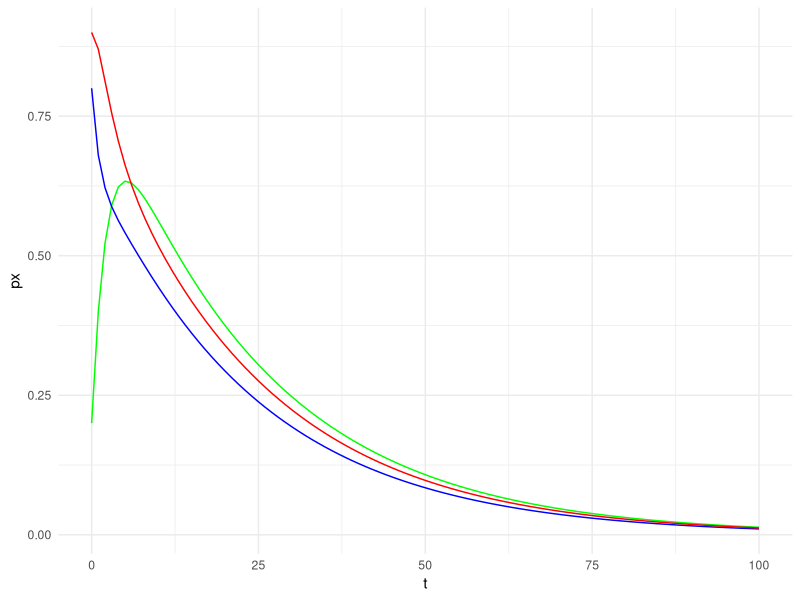
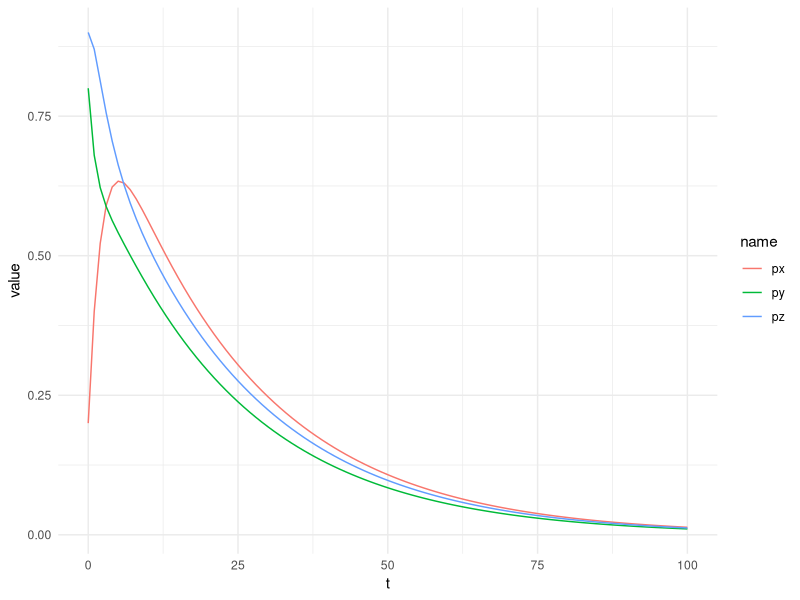

The R script that drew these images, in order:
## ---- chunk 1
library( tidyverse )
px <- 0.2
py <- 0.8
pz <- 0.9
mxy <- 0.1 
mxz <- 0.2
myz <- 0.3
## ---- chunk 2
N <- 100
data.frame( t = seq(0,N),
            px = c(px,rep(NA,N)),
            py = c(py,rep(NA,N)),
            pz = c(pz,rep(NA,N))) -> df
head(df)
## ---- chunk 3
# run simulation
for( i in 2:nrow(df) ) { 
  df$px[i] <- df$px[(i-1)]*(1-(mxy + mxz) ) + df$py[(i-1)]*mxy + df$pz[(i-1)]*mxz
  df$py[i] <- df$py[(i-1)]*(1-(mxy + myz) ) + df$px[(i-1)]*mxy + df$pz[(i-1)]*mxz
  df$pz[i] <- df$pz[(i-1)]*(1-(myz + mxz) ) + df$py[(i-1)]*myz + df$pz[(i-1)]*mxz
}
## ---- chunk 4
# plot the outcome

ggplot( df ) + 
  geom_line( aes(t,px ), color="green" ) + 
  geom_line( aes(t,py ), color="blue" ) + 
  geom_line( aes(t,pz ), color="red" ) + 
  theme_minimal()
  
  
## ---- chunk 5
pivot_longer( df, cols=c(px,py,pz)) |>
  ggplot( aes(t,value,color=name) ) + 
  geom_line()  + 
  theme_minimal()
## ---- chunk 6
# set myz=0, redo, and plot the allele frequencies for each population
## ---- chunk 7
# add another population and plot allele frequencies.
